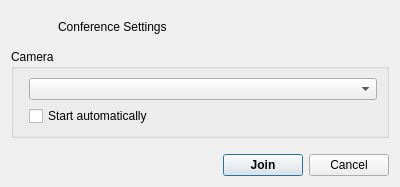
<?xml version="1.0" encoding="UTF-8"?>
<ui version="4.0">
 <class>StartupWidgetForm</class>
 <widget class="QWidget" name="StartupWidgetForm">
  <property name="geometry">
   <rect>
    <x>0</x>
    <y>0</y>
    <width>400</width>
    <height>187</height>
   </rect>
  </property>
  <property name="minimumSize">
   <size>
    <width>400</width>
    <height>0</height>
   </size>
  </property>
  <layout class="QVBoxLayout" name="verticalLayout">
   <item>
    <widget class="QFrame" name="captionFrame">
     <layout class="QHBoxLayout" name="horizontalLayout_4">
      <item>
       <widget class="QLabel" name="label_3">
        <property name="maximumSize">
         <size>
          <width>32</width>
          <height>32</height>
         </size>
        </property>
        <property name="text">
         <string/>
        </property>
        <property name="pixmap">
         <pixmap resource="../res/res.qrc">:/ic_public_black_48dp.png</pixmap>
        </property>
        <property name="scaledContents">
         <bool>true</bool>
        </property>
       </widget>
      </item>
      <item>
       <widget class="QLabel" name="captionLabel">
        <property name="text">
         <string>Conference Settings</string>
        </property>
       </widget>
      </item>
     </layout>
    </widget>
   </item>
   <item>
    <widget class="QGroupBox" name="basicGroup">
     <property name="title">
      <string>Camera</string>
     </property>
     <layout class="QFormLayout" name="formLayout_3">
      <item row="0" column="1">
       <widget class="QComboBox" name="cameraComboBox"/>
      </item>
      <item row="1" column="1">
       <widget class="QCheckBox" name="cameraAutoEnable">
        <property name="text">
         <string>Start automatically</string>
        </property>
       </widget>
      </item>
     </layout>
    </widget>
   </item>
   <item>
    <spacer name="verticalSpacer">
     <property name="orientation">
      <enum>Qt::Vertical</enum>
     </property>
     <property name="sizeHint" stdset="0">
      <size>
       <width>20</width>
       <height>0</height>
      </size>
     </property>
    </spacer>
   </item>
   <item>
    <layout class="QHBoxLayout" name="horizontalLayout">
     <item>
      <spacer name="horizontalSpacer">
       <property name="orientation">
        <enum>Qt::Horizontal</enum>
       </property>
       <property name="sizeHint" stdset="0">
        <size>
         <width>40</width>
         <height>20</height>
        </size>
       </property>
      </spacer>
     </item>
     <item>
      <widget class="QPushButton" name="okButton">
       <property name="font">
        <font>
         <weight>75</weight>
         <bold>true</bold>
        </font>
       </property>
       <property name="text">
        <string>Join</string>
       </property>
       <property name="autoDefault">
        <bool>true</bool>
       </property>
       <property name="default">
        <bool>true</bool>
       </property>
      </widget>
     </item>
     <item>
      <widget class="QPushButton" name="cancelButton">
       <property name="text">
        <string>Cancel</string>
       </property>
      </widget>
     </item>
    </layout>
   </item>
  </layout>
 </widget>
 <tabstops>
  <tabstop>cameraComboBox</tabstop>
  <tabstop>okButton</tabstop>
  <tabstop>cancelButton</tabstop>
 </tabstops>
 <resources>
  <include location="../res/res.qrc"/>
 </resources>
 <connections/>
</ui>
